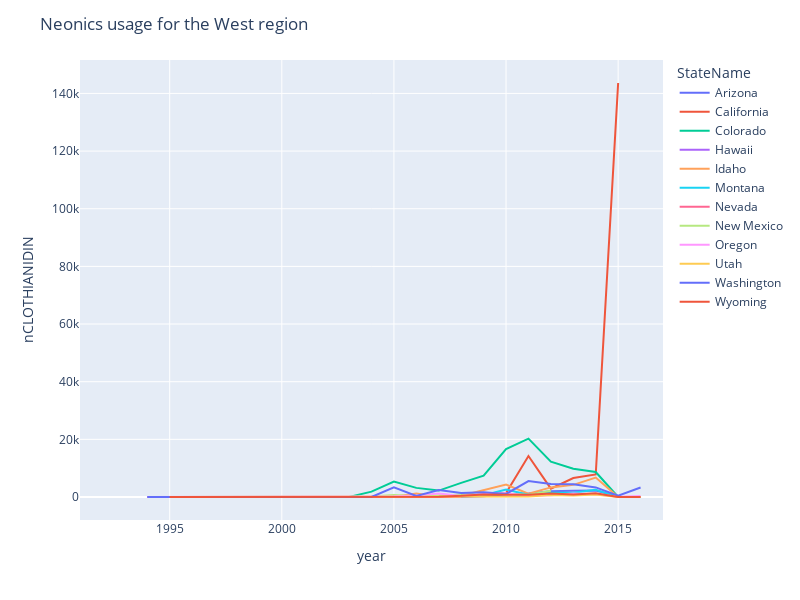

This figure's notebook cell:
### Code cell
region = 'West' # 'South', 'West', 'Midwest', 'Northeast'
neo = 'nCLOTHIANIDIN' # nCLOTHIANIDIN	nIMIDACLOPRID	nTHIAMETHOXAM	nACETAMIPRID	nTHIACLOPRID	nAllNeonic

df_rg_west = df.query(f"Region == '{region}'")
fig = px.line(df_rg, x='year', y=f'{neo}', color='StateName')
fig.update_layout(
    showlegend=True, 
    title_text=f"Neonics usage for the {region} region",     
    autosize=False,
    width=800,
    height=600,)
fig.show()

### Figure 1 — Plotly figure (JSON) as saved in the notebook; plotly's stock layout.template omitted (floating-point values rounded to 4 significant figures)
{"data": [{"hovertemplate": "StateName=Arizona<br>year=%{x}<br>nCLOTHIANIDIN=%{y}<extra></extra>", "legendgroup": "Arizona", "line": {"color": "#636efa", "dash": "solid"}, "marker": {"symbol": "circle"}, "mode": "lines", "name": "Arizona", "orientation": "v", "showlegend": true, "type": "scatter", "x": [1991, 1992, 1993, 1994, 1995, 1996, 1997, 1998, 1999, 2000, 2001, 2002, 2003, 2004, 2005, 2006, 2007, 2008, 2009, 2010, 2011, 2012, 2013, 2014, 2015, 2016, 2017], "xaxis": "x", "y": [null, null, null, 0, 0, 0, 0, 0, 0, 0, 0, 0, 0, 96.7, 0, 48.7, 48.7, 0, 266, 921.7, 1188.0, 2036.0, 2140.0, 2262.0, 223.1, null, null], "yaxis": "y"}, {"hovertemplate": "StateName=California<br>year=%{x}<br>nCLOTHIANIDIN=%{y}<extra></extra>", "legendgroup": "California", "line": {"color": "#EF553B", "dash": "solid"}, "marker": {"symbol": "circle"}, "mode": "lines", "name": "California", "orientation": "v", "showlegend": true, "type": "scatter", "x": [1991, 1992, 1993, 1994, 1995, 1996, 1997, 1998, 1999, 2000, 2001, 2002, 2003, 2004, 2005, 2006, 2007, 2008, 2009, 2010, 2011, 2012, 2013, 2014, 2015, 2016, 2017], "xaxis": "x", "y": [null, null, null, 0, 0, 0, 0, 0, 0, 0, 0, 0, 0, 0, 0, 0, 1.3, 608, 796.9, 1411.0, 14230.0, 2898.0, 6569.0, 7845.0, 143600.0, null, null], "yaxis": "y"}, {"hovertemplate": "StateName=Colorado<br>year=%{x}<br>nCLOTHIANIDIN=%{y}<extra></extra>", "legendgroup": "Colorado", "line": {"color": "#00cc96", "dash": "solid"}, "marker": {"symbol": "circle"}, "mode": "lines", "name": "Colorado", "orientation": "v", "showlegend": true, "type": "scatter", "x": [1991, 1992, 1993, 1994, 1995, 1996, 1997, 1998, 1999, 2000, 2001, 2002, 2003, 2004, 2005, 2006, 2007, 2008, 2009, 2010, 2011, 2012, 2013, 2014, 2015, 2016, 2017], "xaxis": "x", "y": [null, null, null, null, 0, 0, 0, 0, 0, 0, 0, 0, 0, 1862.0, 5370.0, 3166.0, 2223.0, 4894.0, 7375.0, 16620.0, 20230.0, 12280.0, 9792.0, 8658.0, 0, null, null], "yaxis": "y"}, {"hovertemplate": "StateName=Hawaii<br>year=%{x}<br>nCLOTHIANIDIN=%{y}<extra></extra>", "legendgroup": "Hawaii", "line": {"color": "#ab63fa", "dash": "solid"}, "marker": {"symbol": "circle"}, "mode": "lines", "name": "Hawaii", "orientation": "v", "showlegend": true, "type": "scatter", "x": [1991, 1992, 1993, 1994, 1995, 1996, 1997, 1998, 1999, 2000, 2001, 2002, 2003, 2004, 2005, 2006, 2007, 2008, 2009, 2010, 2011, 2012, 2013, 2014, 2015, 2016, 2017], "xaxis": "x", "y": [null, null, null, null, null, null, null, null, null, null, null, null, null, null, null, null, null, null, null, null, null, null, null, null, null, null, null], "yaxis": "y"}, {"hovertemplate": "StateName=Idaho<br>year=%{x}<br>nCLOTHIANIDIN=%{y}<extra></extra>", "legendgroup": "Idaho", "line": {"color": "#FFA15A", "dash": "solid"}, "marker": {"symbol": "circle"}, "mode": "lines", "name": "Idaho", "orientation": "v", "showlegend": true, "type": "scatter", "x": [1991, 1992, 1993, 1994, 1995, 1996, 1997, 1998, 1999, 2000, 2001, 2002, 2003, 2004, 2005, 2006, 2007, 2008, 2009, 2010, 2011, 2012, 2013, 2014, 2015, 2016, 2017], "xaxis": "x", "y": [null, null, null, 0, 0, 0, 0, 0, 0, 0, 0, 0, 0, 0.3, 99.1, 1187.0, 60.6, 470.2, 2353.0, 4288.0, 1158.0, 3326.0, 4217.0, 6741.0, 0.3, 1.1, null], "yaxis": "y"}, {"hovertemplate": "StateName=Montana<br>year=%{x}<br>nCLOTHIANIDIN=%{y}<extra></extra>", "legendgroup": "Montana", "line": {"color": "#19d3f3", "dash": "solid"}, "marker": {"symbol": "circle"}, "mode": "lines", "name": "Montana", "orientation": "v", "showlegend": true, "type": "scatter", "x": [1991, 1992, 1993, 1994, 1995, 1996, 1997, 1998, 1999, 2000, 2001, 2002, 2003, 2004, 2005, 2006, 2007, 2008, 2009, 2010, 2011, 2012, 2013, 2014, 2015, 2016, 2017], "xaxis": "x", "y": [null, null, null, null, 0, 0, 0, 0, 0, 0, 0, 0, 0, 110, 87.4, 17.5, 96.1, 443.8, 621.9, 2596.0, 801.9, 1461.0, 1439.0, 2530.0, 0, 0, null], "yaxis": "y"}, {"hovertemplate": "StateName=Nevada<br>year=%{x}<br>nCLOTHIANIDIN=%{y}<extra></extra>", "legendgroup": "Nevada", "line": {"color": "#FF6692", "dash": "solid"}, "marker": {"symbol": "circle"}, "mode": "lines", "name": "Nevada", "orientation": "v", "showlegend": true, "type": "scatter", "x": [1991, 1992, 1993, 1994, 1995, 1996, 1997, 1998, 1999, 2000, 2001, 2002, 2003, 2004, 2005, 2006, 2007, 2008], "xaxis": "x", "y": [null, null, null, 0, 0, 0, 0, 0, 0, 0, 0, 0, 0, 7.4, 1.1, 20.5, 1.1, 5.3], "yaxis": "y"}, {"hovertemplate": "StateName=New Mexico<br>year=%{x}<br>nCLOTHIANIDIN=%{y}<extra></extra>", "legendgroup": "New Mexico", "line": {"color": "#B6E880", "dash": "solid"}, "marker": {"symbol": "circle"}, "mode": "lines", "name": "New Mexico", "orientation": "v", "showlegend": true, "type": "scatter", "x": [1991, 1992, 1993, 1994, 1995, 1996, 1997, 1998, 1999, 2000, 2001, 2002, 2003, 2004, 2005, 2006, 2007, 2008, 2009, 2010, 2011, 2012], "xaxis": "x", "y": [null, null, null, null, 0, 0, 0, 0, 0, 0, 0, 0, 0, 157.9, 682.3, 222.6, 478.1, 876.2, 661.2, 1111.0, 779.5, 2161.0], "yaxis": "y"}, {"hovertemplate": "StateName=Oregon<br>year=%{x}<br>nCLOTHIANIDIN=%{y}<extra></extra>", "legendgroup": "Oregon", "line": {"color": "#FF97FF", "dash": "solid"}, "marker": {"symbol": "circle"}, "mode": "lines", "name": "Oregon", "orientation": "v", "showlegend": true, "type": "scatter", "x": [1991, 1992, 1993, 1994, 1995, 1996, 1997, 1998, 1999, 2000, 2001, 2002, 2003, 2004, 2005, 2006, 2007, 2008, 2009, 2010, 2011, 2012, 2013, 2014, 2015, 2016, 2017], "xaxis": "x", "y": [null, null, null, 0, 0, 0, 0, 0, 0, 0, 0, 0, 0, 59.2, 244.9, 543.4, 1174.0, 336.7, 1027.0, 1289.0, 451.8, 571.2, 1189.0, 993.3, 65.3, 327.6, null], "yaxis": "y"}, {"hovertemplate": "StateName=Utah<br>year=%{x}<br>nCLOTHIANIDIN=%{y}<extra></extra>", "legendgroup": "Utah", "line": {"color": "#FECB52", "dash": "solid"}, "marker": {"symbol": "circle"}, "mode": "lines", "name": "Utah", "orientation": "v", "showlegend": true, "type": "scatter", "x": [1991, 1992, 1993, 1994, 1995, 1996, 1997, 1998, 1999, 2000, 2001, 2002, 2003, 2004, 2005, 2006, 2007, 2008, 2009, 2010, 2011, 2012, 2013, 2014, 2015, 2016, 2017], "xaxis": "x", "y": [null, null, null, null, 0, 0, 0, 0, 0, 0, 0, 0, 0, 100.3, 76.6, 48.3, 11.9, 150.2, 80.9, 155.4, 141.7, 700.6, 536.7, 892.3, 0, 0, null], "yaxis": "y"}, {"hovertemplate": "StateName=Washington<br>year=%{x}<br>nCLOTHIANIDIN=%{y}<extra></extra>", "legendgroup": "Washington", "line": {"color": "#636efa", "dash": "solid"}, "marker": {"symbol": "circle"}, "mode": "lines", "name": "Washington", "orientation": "v", "showlegend": true, "type": "scatter", "x": [1991, 1992, 1993, 1994, 1995, 1996, 1997, 1998, 1999, 2000, 2001, 2002, 2003, 2004, 2005, 2006, 2007, 2008, 2009, 2010, 2011, 2012, 2013, 2014, 2015, 2016, 2017], "xaxis": "x", "y": [null, null, null, 0, 0, 0, 0, 0, 0, 0, 0, 0, 0, 23.6, 3394.0, 387.7, 2433.0, 1425.0, 1633.0, 1047.0, 5530.0, 4485, 4413.0, 3319.0, 419.9, 3280.0, null], "yaxis": "y"}, {"hovertemplate": "StateName=Wyoming<br>year=%{x}<br>nCLOTHIANIDIN=%{y}<extra></extra>", "legendgroup": "Wyoming", "line": {"color": "#EF553B", "dash": "solid"}, "marker": {"symbol": "circle"}, "mode": "lines", "name": "Wyoming", "orientation": "v", "showlegend": true, "type": "scatter", "x": [1991, 1992, 1993, 1994, 1995, 1996, 1997, 1998, 1999, 2000, 2001, 2002, 2003, 2004, 2005, 2006, 2007, 2008, 2009, 2010, 2011, 2012, 2013, 2014, 2015, 2016, 2017], "xaxis": "x", "y": [null, null, null, null, 0, 0, 0, 0, 0, 0, 0, 0, 0, 217.8, 182.7, 218.1, 122.2, 391.7, 901.3, 756.3, 802.7, 1175.0, 840.9, 1262, 0, 0, null], "yaxis": "y"}], "layout": {"autosize": false, "height": 600, "legend": {"title": {"text": "StateName"}, "tracegroupgap": 0}, "margin": {"t": 60}, "showlegend": true, "title": {"text": "Neonics usage for the West region"}, "width": 800, "xaxis": {"anchor": "y", "domain": [0, 1], "title": {"text": "year"}}, "yaxis": {"anchor": "x", "domain": [0, 1], "title": {"text": "nCLOTHIANIDIN"}}}}
